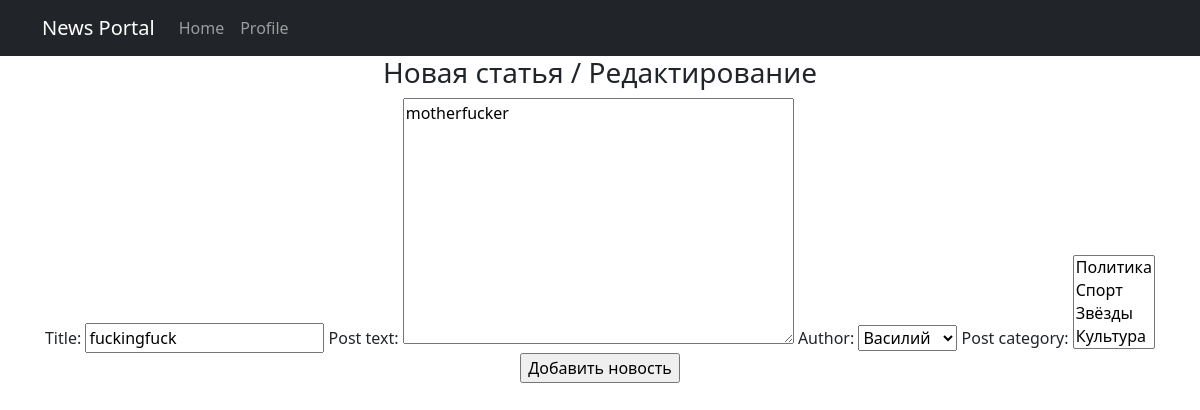
The page /news/58/edit (signed in) on the database its author committed.
### accounts/models.py (models this page shows, shortened)
class Post(models.Model):
    post_type_choices = [
        ('AR', 'Статья'),
        ('NW', 'Новость')
    ]
    author = models.ForeignKey(Author, on_delete=models.CASCADE)
    post_type = models.CharField(max_length=2, choices=post_type_choices, default='AR')
    creation_date = models.DateTimeField(auto_now_add=True)
    post_category = models.ManyToManyField(Category, through='PostCategory')
    title = models.CharField(max_length=128)
    post_text = models.TextField()
    post_rating = models.SmallIntegerField(default=0)

### accounts/views.py (the view)
# urls.py: path('<int:pk>/edit', PostUpdate.as_view(), name='post_update'),
class PostUpdate(PermissionRequiredMixin, UpdateView):
    template_name = 'post_create.html'
    permission_required = ('accounts.add_post', 'accounts.change_post')
    form_class = PostForm
    def get_object(self, **kwargs):
        id = self.kwargs.get('pk')
        return Post.objects.get(pk=id)

### accounts/forms.py
class PostForm(ModelForm):
    class Meta:
        model = Post
        fields = ['title', 'post_text', 'author', 'post_category']

### accounts/models.py (called while the page is built)
    def __str__(self):
        return f'{self.user}'

    def __str__(self):
        return f'{self.category_name}'

### templates/post_create.html (shortened to what this page needs)
{% extends 'default.html' %}
{% block content %}
<h3> Новая статья / Редактирование </h3>
<form method="POST">
    {{ form }}
    <input type="submit" value="Добавить новость">
</form>
{% endblock content %}

### rows shown on the page
Post: title "fuckingfuck", post_text "motherfucker", author "Василий"
